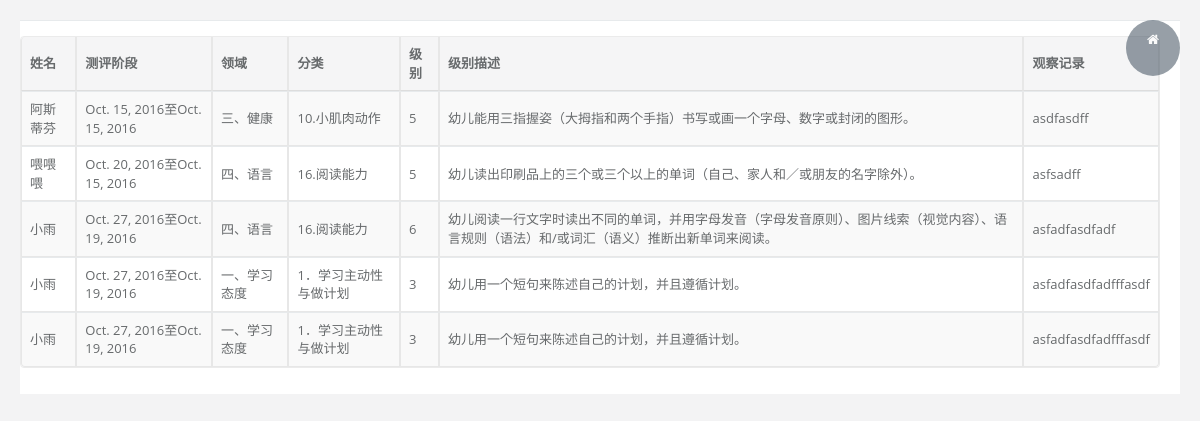
Before: /reportView/ with the older database file.
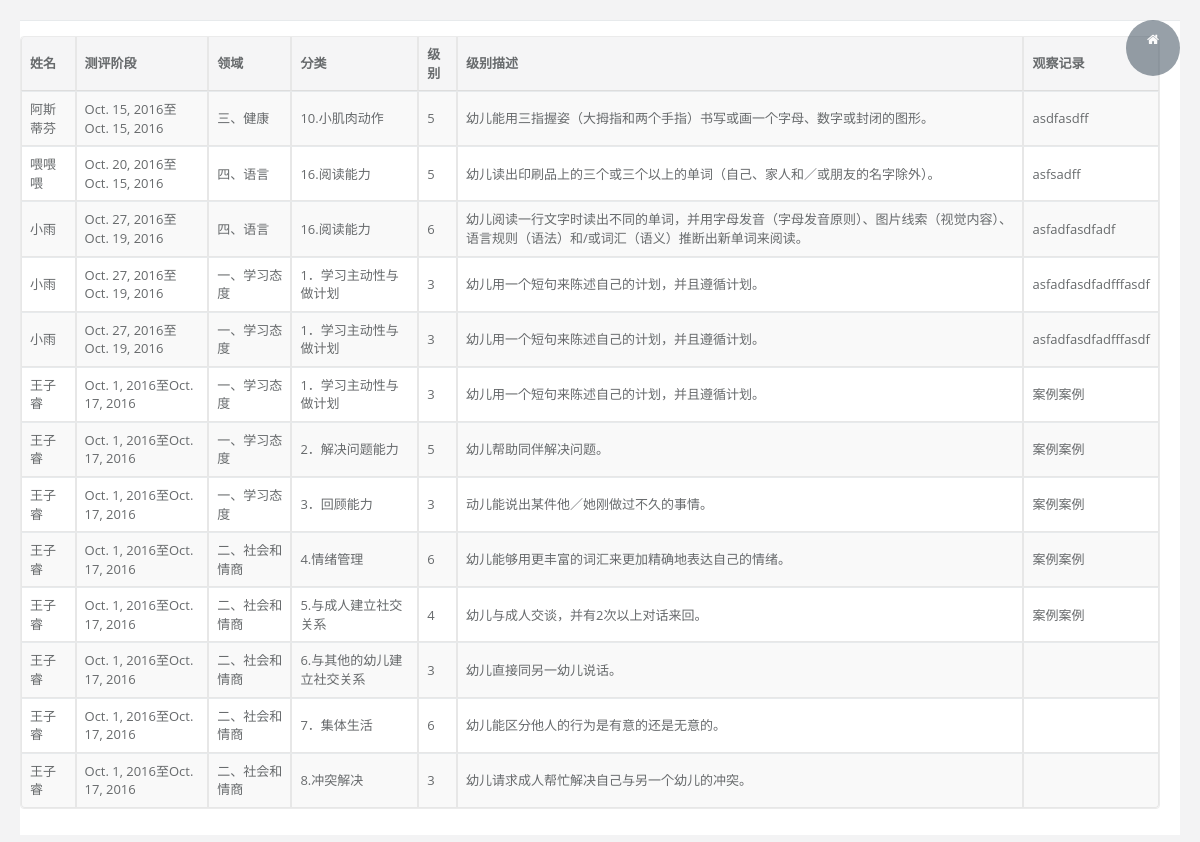
After: the same page with the newer database file.
### reports/models.py (models this page shows, shortened)
class Testing(models.Model):
	sudent_id = models.IntegerField()
	sudent_name = models.CharField(max_length=100)
	birth_Date = models.DateField()
	age = models.IntegerField()
	test_start = models.DateField()
	test_end = models.DateField()
	domain_id = models.IntegerField()
	domain_name = models.CharField(max_length=255)
	types_id = models.IntegerField()
	types_name = models.CharField(max_length=255)
	level_id = models.IntegerField()
	level_name = models.IntegerField()
	level_des = models.CharField(max_length=255)
	testing = models.TextField()

### reports/views/view_form.py (the view)
# urls.py: url(r'^reportView/',vf.reportView,name='reportView'),
def reportView(request):
	testing = Testing.objects.values()
	return render(request,'table_bootstrap.html',{'testingList':testing})

### reports/templates/table_bootstrap.html (shortened to what this page needs)
<!DOCTYPE html>
<html>
<head>
    {% load static from staticfiles %}
    <link href="{% static "css/bootstrap.min.css" %}" rel="stylesheet">
    <link href="{% static "css/font-awesome.min.css" %}" rel="stylesheet">
    <link href="{% static "css/animate.min.css" %}" rel="stylesheet">
    <link href="{% static "css/style.min.css" %}" rel="stylesheet">
    <link href="{% static "css/plugins/bootstrap-table/bootstrap-table.min.css" %}" rel="stylesheet">
        <link href="{% static "assets/DT_bootstrap.css" %}"  rel="stylesheet" media="screen">
</head>
<body class="gray-bg">
    <div class="wrapper wrapper-content animated fadeInRight">
        <div class="ibox float-e-margins">
            <div class="ibox-content">
                <div class="row row-lg">
                    <div class="col-sm-12">
                                <table cellpadding="0" cellspacing="0" border="0" class="table table-striped table-bordered" id="example">
                                        <thead>
                                            <tr>
                                                <th>姓名</th>
                                                <th>测评阶段</th>
                                                <th>领域</th>
                                                <th>分类</th>
                                                <th>级别</th>
                                                <th>级别描述</th>
                                                <th>观察记录</th>
                                            </tr>
                                        </thead>
                                        <tbody>
                                        {% for testing in testingList %}
                                            <tr class="odd gradeX">
                                                <td>{{ testing.sudent_name }}</td>
                                                <td>{{ testing.test_start }}至{{ testing.test_end }}</td>
                                                <td>{{ testing.domain_name }}</td>
                                                <td>{{ testing.types_name }}</td>
                                                <td>{{ testing.level_name }}</td>
                                                <td>{{ testing.level_des }}</td>
                                                <td>{{ testing.testing }}</td>
                                            </tr>
                                        {% endfor %}
                                        </tbody>
                                    </table>
                    </div>
                </div>
            </div>
        </div>
    </div>
</body>
</html>

Changed rows visible on the page:
added Testing: sudent_name "王子睿", test_start "Oct. 1, 2016", test_end "Oct. 17, 2016", domain_name "一、学习态度", types_name "1．学习主动性与做计划", level_name "3", level_des "幼儿用一个短句来陈述自己的计划，并且遵循计划。", testing "案例案例"
added Testing: sudent_name "王子睿", test_start "Oct. 1, 2016", test_end "Oct. 17, 2016", domain_name "一、学习态度", types_name "2．解决问题能力", level_name "5", level_des "幼儿帮助同伴解决问题。", testing "案例案例"
added Testing: sudent_name "王子睿", test_start "Oct. 1, 2016", test_end "Oct. 17, 2016", domain_name "一、学习态度", types_name "3．回顾能力", level_name "3", level_des "动儿能说出某件他／她刚做过不久的事情。", testing "案例案例"
added Testing: sudent_name "王子睿", test_start "Oct. 1, 2016", test_end "Oct. 17, 2016", domain_name "二、社会和情商", types_name "4.情绪管理", level_name "6", level_des "幼儿能够用更丰富的词汇来更加精确地表达自己的情绪。", testing "案例案例"
added Testing: sudent_name "王子睿", test_start "Oct. 1, 2016", test_end "Oct. 17, 2016", domain_name "二、社会和情商", types_name "5.与成人建立社交关系", level_name "4", level_des "幼儿与成人交谈，并有2次以上对话来回。", testing "案例案例"
added Testing: sudent_name "王子睿", test_start "Oct. 1, 2016", test_end "Oct. 17, 2016", domain_name "二、社会和情商", types_name "6.与其他的幼儿建立社交关系", level_name "3", level_des "幼儿直接同另一幼儿说话。"
added Testing: sudent_name "王子睿", test_start "Oct. 1, 2016", test_end "Oct. 17, 2016", domain_name "二、社会和情商", types_name "7．集体生活", level_name "6", level_des "幼儿能区分他人的行为是有意的还是无意的。"
added Testing: sudent_name "王子睿", test_start "Oct. 1, 2016", test_end "Oct. 17, 2016", domain_name "二、社会和情商", types_name "8.冲突解决", level_name "3", level_des "幼儿请求成人帮忙解决自己与另一个幼儿的冲突。"
